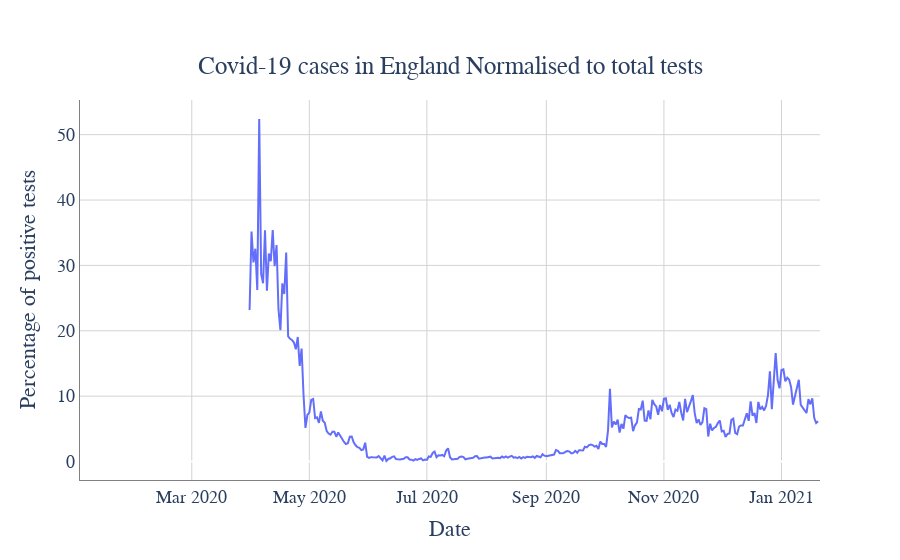

Notebook source saved alongside this figure:
### Code cell
trace0=go.Scatter(
    x=en['date'],
    y=en['normalised_cases'],
    mode='lines',
    name='New Cases by publish Date'   
)

data=[trace0]
layout=go.Layout(title={'text': 'Covid-19 cases in England Normalised to total tests','y':0.9,'x':0.5,'xanchor': 'center',
        'yanchor': 'top'},
                 xaxis_title='Date',
                yaxis_title='Percentage of positive tests',
                font=dict(
        family="Helvetica",
        size=18,
        #color="blue"
                ),
        plot_bgcolor='rgb(255,255,255)',
                 )
fig=go.Figure(data=data, layout=layout)
fig.update_xaxes(showline=True, linewidth=1, linecolor='grey', gridcolor='lightgrey')
fig.update_yaxes(showline=True, linewidth=1, linecolor='grey', gridcolor='lightgrey')
iplot(fig)

### Figure 1 — Plotly figure (JSON) as saved in the notebook; plotly's stock layout.template omitted (floating-point values rounded to 4 significant figures; data arrays with more than 128 entries replaced by an {"elided": "..."} marker saying what was removed)
{"data": [{"mode": "lines", "name": "New Cases by publish Date", "type": "scatter", "x": {"elided": "385 str values"}, "y": {"elided": "385 float values"}}], "layout": {"autosize": true, "font": {"family": "Helvetica", "size": 18}, "plot_bgcolor": "rgb(255,255,255)", "title": {"text": "Covid-19 cases in England Normalised to total tests", "x": 0.5, "xanchor": "center", "y": 0.9, "yanchor": "top"}, "xaxis": {"autorange": true, "gridcolor": "lightgrey", "linecolor": "grey", "linewidth": 1, "range": ["2020-01-03", "2021-01-21"], "showline": true, "title": {"text": "Date"}, "type": "date"}, "yaxis": {"autorange": true, "gridcolor": "lightgrey", "linecolor": "grey", "linewidth": 1, "range": [-2.825, 55.3], "showline": true, "title": {"text": "Percentage of positive tests"}, "type": "linear"}}}
